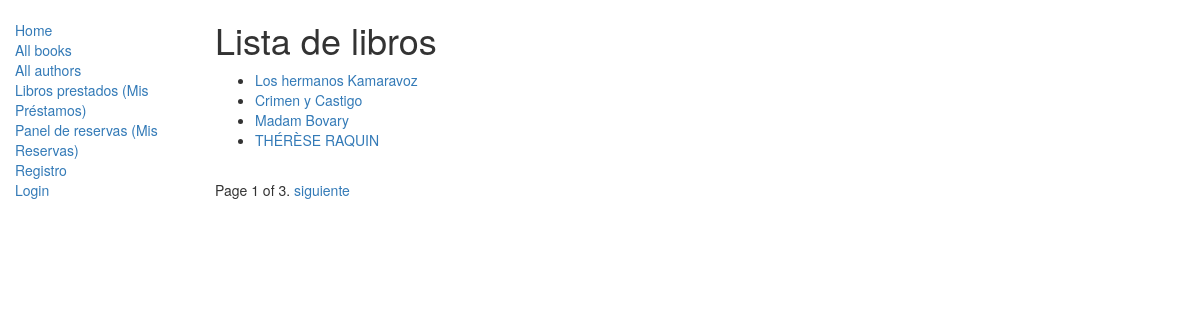
Screenshot of /catalog/Libros/ with the database file from the repository.
### catalog/models.py (models this page shows, shortened)
class Book(models.Model):
    title = models.CharField(max_length = 200, help_text= "Introduce el nombre del libro")
    author = models.ForeignKey("Author",on_delete = models.SET_NULL, null= True)
    summary = models.TextField(max_length = 1000 , help_text = "ingrese una breve descripcion del libro")
    genre = models.ManyToManyField(Genre,help_text = "Selecciona un genero")
    def display_genre(self):
        """
           crea un string para el admin
        """
        return " ".join([genre.name for genre in self.genre.all()])
    display_genre.shortDescription = "Genre"
    isbn = models.CharField("ISBN",max_length = 13,help_text = "13 Caracteres <a href='https://www.isbn-international.org/content/what-isbn'ISBN number</a>")
    def get_absolute_url(self):
        return reverse("detalle-libro", args=[str(self.id)])

### catalog/views.py (the view)
# urls.py: path("Libros/",views.ListaLibros.as_view(),name="listabooks"),
class ListaLibros(generic.ListView):
    model = Book
    paginate_by = 4

### catalog/templates/catalog/book_list.html
{%extends  "base_generic.html"%}
{% block  content %}
<h1> Lista de libros </h1>
{%if book_list%}
<ul>
    {%for book in book_list%}
    <li>
        <a href="{{book.get_absolute_url}}">{{book.title}}</a>
    </li>
    {%endfor%}
</ul>
{%else%}
<p>No hay libros en la biblioteca</p>
{%endif%}
{%endblock%}

### rows the page displays
Book: title "Los hermanos Kamaravoz"
Book: title "Crimen y Castigo"
Book: title "Madam Bovary"
Book: title "THÉRÈSE RAQUIN"

### other values shown
{{ page_obj.number }} "1"
{{ page_obj.paginator.num_pages }} "3"
